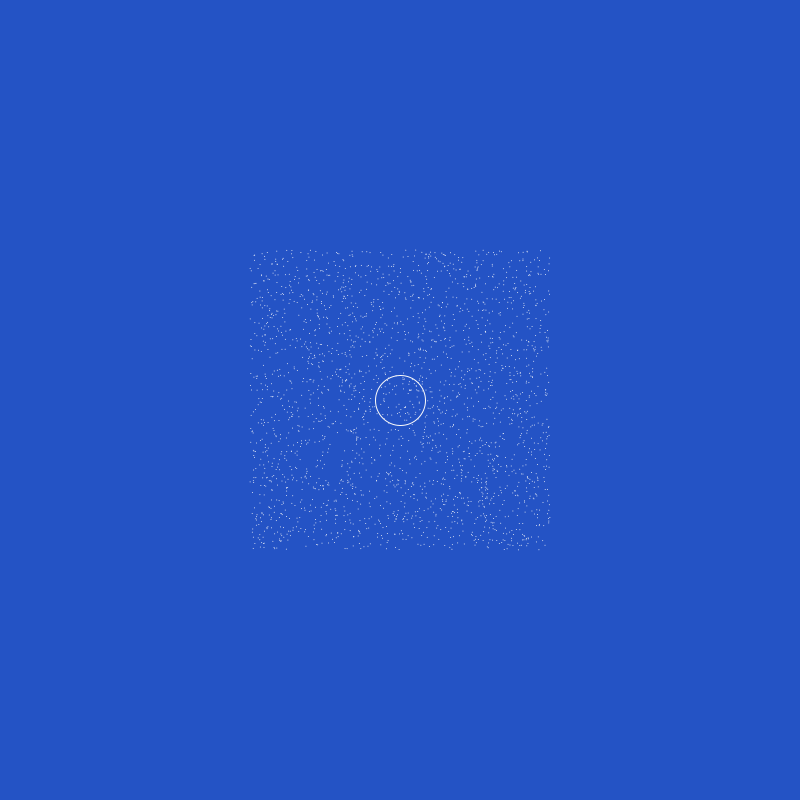
Frame 1 (no input)
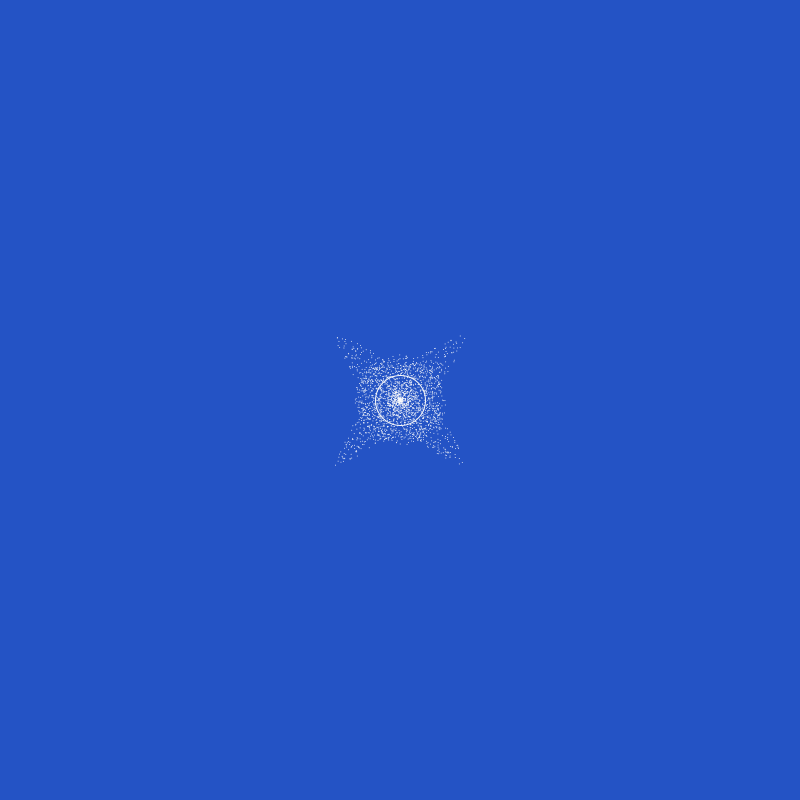
Frame 60 (the mouse pressed at the canvas centre just before this capture)
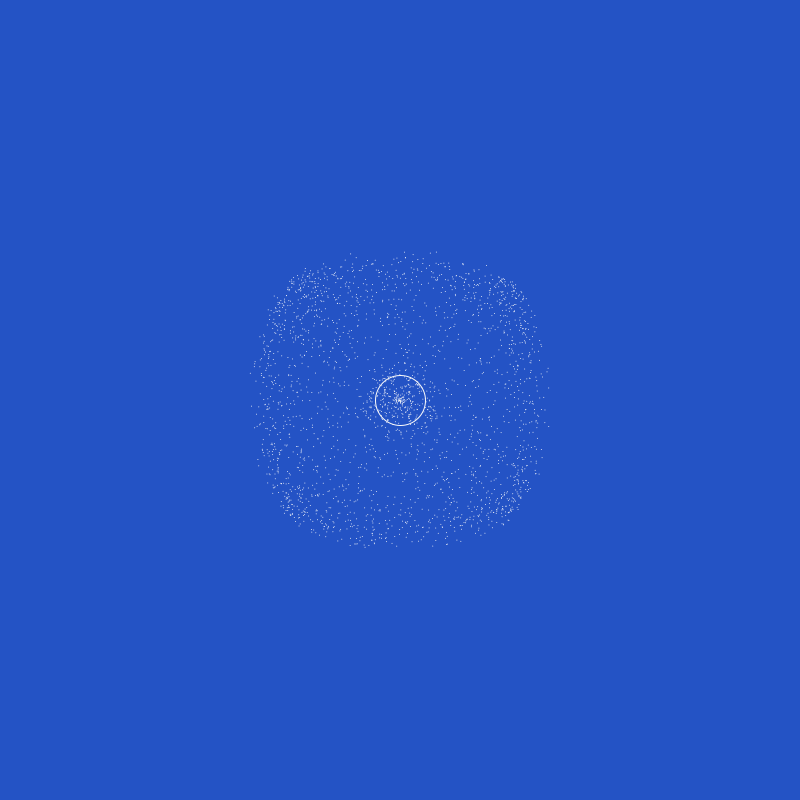
Frame 120 (the mouse held since frame 60 and released just before this capture)

The Processing sketch that drew these frames (run headless with seeded random() and noise(); from frame 60 on, the mouse is pressed at the canvas centre):

// Processing sketch: processing_115663
// ── processing_115663.pde

Mover m;
Attractor a;
PVector force;

Mover[] movers = new Mover[2500];

void setup() {
  size(800, 800);

  for (int i = 0; i < movers.length; i++) {
    movers[i] = new Mover(random(250, width-250), random(250, height-250), random(5, 10));
  }
  a = new Attractor();
}

void draw() {
  background(36, 83, 197);

  for (int i = 0; i < movers.length; i++) {
    m = movers[i];
    PVector force = a.attract(m);
    m.applyForce(force);
    m.update();
    m.display();
  }

 a.display();

}



void keyPressed() {
  if (keyCode == UP) {
    a.location.y -= 50;
  } else if (keyCode == DOWN) {
    a.location.y += 50;
  } else if (keyCode == RIGHT) {
    a.location.x += 50;
  } else if (keyCode == LEFT) {
    a.location.x -= 50;
  } else if (key == ' ') {
    setup();
  }
}

class Mover {
  PVector location;
  PVector velocity;
  PVector acceleration;
  float mass;

  Mover(float _x, float _y, float _mass) {
    mass = _mass;
    location = new PVector(_x, _y);
    velocity = new PVector(0, 0);
    acceleration = new PVector(0, 0); 
  }

  void display() {
    noStroke();
    fill(250);
    ellipse(location.x, location.y, 1, 1);
  }

  void update() {
    velocity.add(acceleration);
    location.add(velocity);
    // Reset acceleration, ready to recieve new forces.
    acceleration.mult(0);
  }

  // Adds a PVector to acceleration to apply a force
  // Important to add and not replace so we don't mess up other forces
  // eg. make sure forces are accumulate.
  void applyForce(PVector force) {
    PVector f = PVector.div(force, mass);
    acceleration.add(f);
  }

  void checkEdges() {
    if (location.x > width) {
      location.x = width;
      velocity.x *= -1;
    }

     if (location.x < 0) {
      location.x = 0;
      velocity.x *= -1;
    }

    if (location.y > height) {
      location.y = height;
      velocity.y *= -1;
    }

  }
}

class Attractor {
    PVector location;
    float mass;
    

    Attractor() {
        location = new PVector(width/2, height/2);
        mass = 40;
    }

    void display() {
        // fill(36, 83, 197);
        fill(0, 0);
        stroke(250);
        strokeWeight(1);
        ellipse(location.x, location.y, 50, 50);
    }

    PVector attract(Mover m) {
        float c = 1;
        // Get the distance between the attractor and the object
        PVector force = PVector.sub(location, m.location);
        // Get the magnitude of the vector between them
        float distance = force.mag();
        distance = constrain(distance, 15, 25);
        // Normalize the vector
        force.normalize();
        // Calculate the magnitude of the new force
        float magnitude = (c * mass * m.mass) / (distance * distance);
        // Multiply the magnitude of the new force by the direction of the new force…
        // …to get the new force vector.
        force.mult(magnitude);
        return(force);

    }
}
